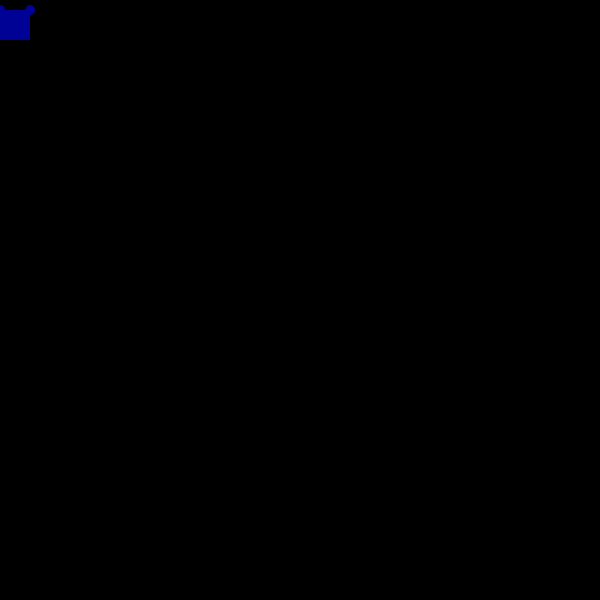
Frame 1 (no input)
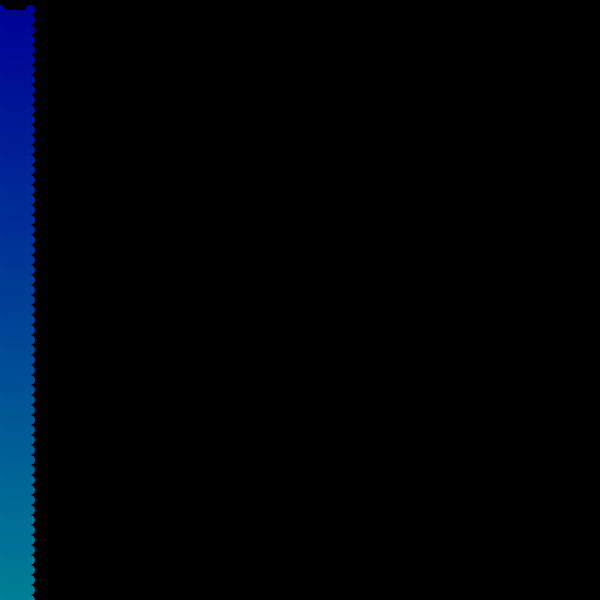
Frame 60 (the mouse pressed at the canvas centre just before this capture)
Frame 120 (the mouse held since frame 60 and released just before this capture): identical to frame 60, image omitted

The Processing sketch that drew these frames (run headless with seeded random() and noise(); from frame 60 on, the mouse is pressed at the canvas centre):

// Processing sketch: Pattern
// ── Pattern.pde
//Use a Rectangle to form a pattern.
//Make the Rectangle go from up to down then begin again.
//Make the Rectangle loop from top to bottom.
// use the mousePressed function to make the rect size grow while you hold the button down.
// use a map to control a shade of the color to be from a range.



int x = 0;
int y = 0;
float SqSize;
float circleSize;


void setup() {
  size(600,600);
  background(0);
  SqSize = 30;
  circleSize = 10;
  noStroke();
 

}



void draw() {

  
  y+=5;
  translate(x,y); 
  Sq();
 

 
  
if (y > height) { // make it repeat.
   y= 0;
    x += 20;
 }
}


  
  



void Sq(){
   float r = map(x, 0, width, 0, 255); // the control maps for color
   float g = map(y, 0, height, 0, 255);// the control maps for color
   fill(r,g,150);// filling the objects
   rect(x,y,SqSize,SqSize); // the main block
   ellipse(x,y,circleSize,circleSize);//cool cirlce.
   ellipse(x+30,y,circleSize,circleSize);// cool cirlce
  
  
}


void mousePressed(){

  SqSize += 10; // change the size of the objects
  circleSize += 5;// change the size.
}
